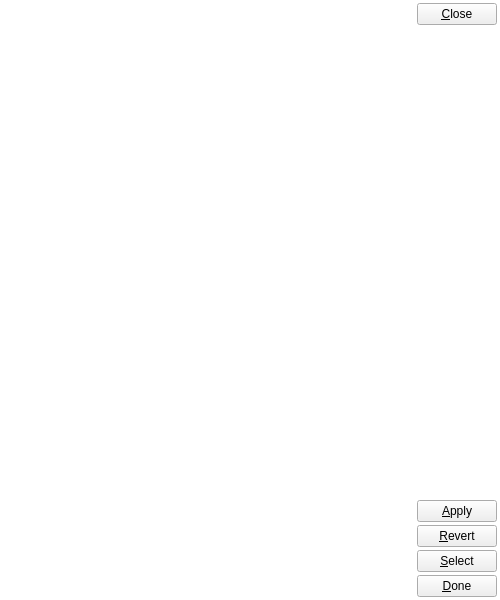
<?xml version="1.0" encoding="UTF-8"?>
<ui version="4.0">
 <class>MapLocationDialog</class>
 <widget class="QDialog" name="MapLocationDialog">
  <property name="geometry">
   <rect>
    <x>0</x>
    <y>0</y>
    <width>500</width>
    <height>600</height>
   </rect>
  </property>
  <property name="minimumSize">
   <size>
    <width>500</width>
    <height>600</height>
   </size>
  </property>
  <property name="maximumSize">
   <size>
    <width>500</width>
    <height>600</height>
   </size>
  </property>
  <property name="windowTitle">
   <string>Snapmatic Map Viewer</string>
  </property>
  <property name="styleSheet">
   <string notr="true">QDialog#MapLocationDialog {
    background-color: transparent;
}</string>
  </property>
  <layout class="QVBoxLayout" name="vlMapPreview">
   <property name="spacing">
    <number>0</number>
   </property>
   <property name="leftMargin">
    <number>0</number>
   </property>
   <property name="topMargin">
    <number>0</number>
   </property>
   <property name="rightMargin">
    <number>0</number>
   </property>
   <property name="bottomMargin">
    <number>0</number>
   </property>
   <item>
    <layout class="QHBoxLayout" name="hlMapDialog">
     <property name="spacing">
      <number>0</number>
     </property>
     <property name="leftMargin">
      <number>3</number>
     </property>
     <property name="topMargin">
      <number>3</number>
     </property>
     <property name="rightMargin">
      <number>3</number>
     </property>
     <property name="bottomMargin">
      <number>3</number>
     </property>
     <item>
      <layout class="QVBoxLayout" name="vlPosLayout">
       <property name="spacing">
        <number>0</number>
       </property>
       <property name="leftMargin">
        <number>0</number>
       </property>
       <property name="topMargin">
        <number>0</number>
       </property>
       <property name="rightMargin">
        <number>0</number>
       </property>
       <property name="bottomMargin">
        <number>0</number>
       </property>
       <item>
        <widget class="QLabel" name="labPos">
         <property name="styleSheet">
          <string notr="true">QLabel{
color: rgb(255, 255, 255);
}</string>
         </property>
        </widget>
       </item>
       <item>
        <spacer name="vsPosSpacer">
         <property name="orientation">
          <enum>Qt::Vertical</enum>
         </property>
         <property name="sizeHint" stdset="0">
          <size>
           <width>20</width>
           <height>40</height>
          </size>
         </property>
        </spacer>
       </item>
      </layout>
     </item>
     <item>
      <spacer name="hsMapDialog">
       <property name="orientation">
        <enum>Qt::Horizontal</enum>
       </property>
       <property name="sizeHint" stdset="0">
        <size>
         <width>0</width>
         <height>0</height>
        </size>
       </property>
      </spacer>
     </item>
     <item>
      <layout class="QVBoxLayout" name="vlMapDialog">
       <property name="spacing">
        <number>3</number>
       </property>
       <property name="leftMargin">
        <number>0</number>
       </property>
       <property name="topMargin">
        <number>0</number>
       </property>
       <property name="rightMargin">
        <number>0</number>
       </property>
       <property name="bottomMargin">
        <number>0</number>
       </property>
       <item>
        <widget class="QPushButton" name="cmdClose">
         <property name="focusPolicy">
          <enum>Qt::NoFocus</enum>
         </property>
         <property name="toolTip">
          <string>Close viewer</string>
         </property>
         <property name="text">
          <string>&amp;Close</string>
         </property>
         <property name="autoDefault">
          <bool>false</bool>
         </property>
        </widget>
       </item>
       <item>
        <spacer name="vsMapDialog">
         <property name="orientation">
          <enum>Qt::Vertical</enum>
         </property>
         <property name="sizeHint" stdset="0">
          <size>
           <width>0</width>
           <height>0</height>
          </size>
         </property>
        </spacer>
       </item>
       <item>
        <widget class="QPushButton" name="cmdApply">
         <property name="focusPolicy">
          <enum>Qt::NoFocus</enum>
         </property>
         <property name="toolTip">
          <string>Apply new position</string>
         </property>
         <property name="text">
          <string>&amp;Apply</string>
         </property>
         <property name="autoDefault">
          <bool>false</bool>
         </property>
        </widget>
       </item>
       <item>
        <widget class="QPushButton" name="cmdRevert">
         <property name="focusPolicy">
          <enum>Qt::NoFocus</enum>
         </property>
         <property name="toolTip">
          <string>Revert old position</string>
         </property>
         <property name="text">
          <string>&amp;Revert</string>
         </property>
         <property name="autoDefault">
          <bool>false</bool>
         </property>
        </widget>
       </item>
       <item>
        <widget class="QPushButton" name="cmdChange">
         <property name="focusPolicy">
          <enum>Qt::NoFocus</enum>
         </property>
         <property name="toolTip">
          <string>Select new position</string>
         </property>
         <property name="text">
          <string>&amp;Select</string>
         </property>
         <property name="autoDefault">
          <bool>false</bool>
         </property>
        </widget>
       </item>
       <item>
        <widget class="QPushButton" name="cmdDone">
         <property name="focusPolicy">
          <enum>Qt::NoFocus</enum>
         </property>
         <property name="toolTip">
          <string>Quit select position</string>
         </property>
         <property name="text">
          <string>&amp;Done</string>
         </property>
         <property name="autoDefault">
          <bool>false</bool>
         </property>
        </widget>
       </item>
      </layout>
     </item>
    </layout>
   </item>
  </layout>
 </widget>
 <resources/>
 <connections/>
</ui>
